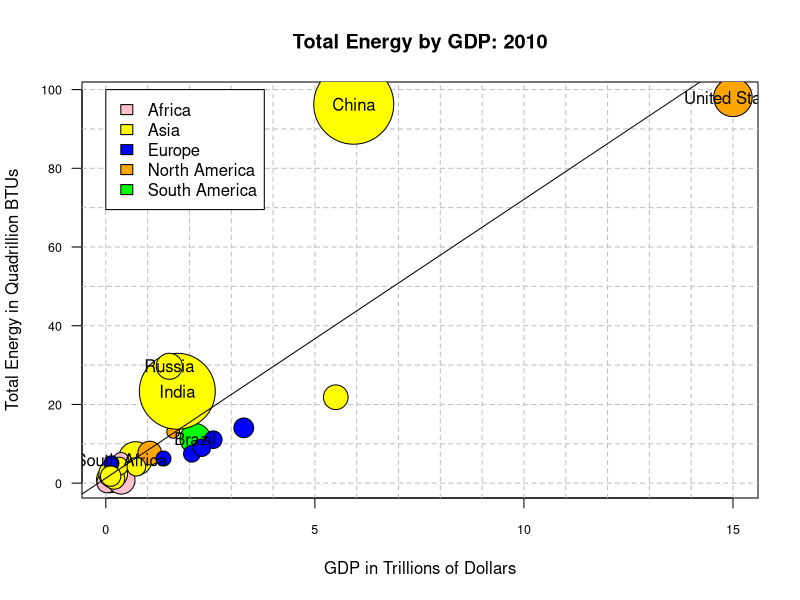

Write R code to recreate this figure.
# Import the data
epc = read.table('EPC_2000_2010.csv', header = TRUE, sep=',');
pop = read.table('Pop_2000_2010.csv', header = TRUE, sep=',');
gdp = read.table('GDP_2000_2010.csv', header = TRUE, sep=',');
continents = read.table('Continents.csv', header=TRUE, sep=',')

# Organazing the data to variables
# Saving columns from the tables into variables
epc.2010 = epc$X2010; 
pop.2010 = pop$X2010;
gdp.2010 = gdp$X2010;
#extract names of countries
country.names = continents$Country 

#Corresponding continents
country.continents = continents$Continent

#Calculate Total Energy
energy.2010 = epc.2010 * pop.2010 

# Assign collors to continets
continent.palette = c('Pink', 'Yellow', 'Blue', 'Orange', 'Green')
# Assign continent names
continent.names = c('Africa', 'Asia', 'Europe', 'North America', 'South America');

# Create an array of colors the size of total countries
country.colors = rep(0, length(gdp.2010))

# Populate the array according to country names. 
# Each country gets one collor according to what continent it is in.
for(i in 1:length(continent.names)){
  country.colors[continents$Continent == continent.names[i]] = 
    continent.palette[i];
}

# Scale the data into trillion for gdp, and quadrillion for energy.
energy.2010 = epc.2010 * pop.2010
gdp.trillion.2010 = gdp.2010/(10^12)
energy.quad.2010 = energy.2010/(10^9)

# Plot the scatter plot and assign labels
plot((gdp.trillion.2010), (energy.quad.2010), 
     las = 1,
     xlab = 'GDP in Trillions of Dollars',
     ylab = 'Total Energy in Quadrillion BTUs',
     main = 'Total Energy by GDP: 2010',
     cex.axis = 0.75)

# Creates vertical and horizontal gridlines
abline(h = seq(0,110,by = 10), lty = 2, col = 'grey');
abline(v = seq(0, 25, by = 1), lty = 2, col = 'grey');

# Creates the country symbols according to population size
# And plots the symbols with colors and size.
pop.radii = sqrt(pop.2010/pi)
symbols(gdp.trillion.2010, energy.quad.2010, pop.radii*2, add = TRUE, inches = 0.4, bg = country.colors)

# Adds legends of continents and its correspondent colors
legend(0,100,continent.names,fill = continent.palette)

# Plots the degression line
abline(lm(energy.quad.2010 ~ gdp.trillion.2010));

# Order the country by energy
energy.order = order(energy.2010, decreasing = TRUE);

# Labels Brics and the US
country.names = c('United States','Brazil', 'Russia', 'China','India', 'South Africa');
country.pos = match(country.names, gdp$Country);

# Label Countries with the Names
text(gdp.trillion.2010[country.pos], 
     energy.quad.2010[country.pos],
     labels = country.names);

